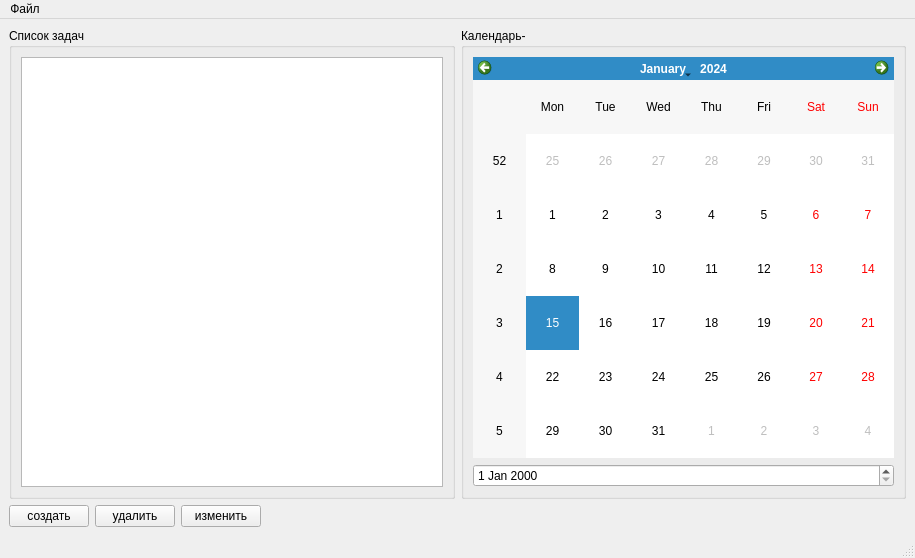
<?xml version="1.0" encoding="UTF-8"?>
<ui version="4.0">
 <class>MainWindow</class>
 <widget class="QMainWindow" name="MainWindow">
  <property name="geometry">
   <rect>
    <x>0</x>
    <y>0</y>
    <width>915</width>
    <height>558</height>
   </rect>
  </property>
  <property name="windowTitle">
   <string>Мои задачи</string>
  </property>
  <widget class="QWidget" name="centralwidget">
   <layout class="QVBoxLayout" name="verticalLayout_3">
    <item>
     <layout class="QHBoxLayout" name="horizontalLayout_2">
      <item>
       <widget class="QGroupBox" name="groupBox">
        <property name="title">
         <string>Список задач</string>
        </property>
        <layout class="QVBoxLayout" name="verticalLayout">
         <item>
          <widget class="QListWidget" name="listWidget"/>
         </item>
        </layout>
       </widget>
      </item>
      <item>
       <widget class="QGroupBox" name="groupBox_2">
        <property name="title">
         <string>Календарь-</string>
        </property>
        <layout class="QVBoxLayout" name="verticalLayout_2">
         <item>
          <widget class="QCalendarWidget" name="calendarWidget"/>
         </item>
         <item>
          <widget class="QDateEdit" name="dateEdit"/>
         </item>
        </layout>
       </widget>
      </item>
     </layout>
    </item>
    <item>
     <layout class="QHBoxLayout" name="horizontalLayout">
      <item>
       <widget class="QPushButton" name="pushButton">
        <property name="text">
         <string>создать</string>
        </property>
       </widget>
      </item>
      <item>
       <widget class="QPushButton" name="pushButton_3">
        <property name="text">
         <string>удалить</string>
        </property>
       </widget>
      </item>
      <item>
       <widget class="QPushButton" name="pushButton_2">
        <property name="text">
         <string>изменить</string>
        </property>
       </widget>
      </item>
      <item>
       <spacer name="horizontalSpacer">
        <property name="orientation">
         <enum>Qt::Horizontal</enum>
        </property>
        <property name="sizeHint" stdset="0">
         <size>
          <width>40</width>
          <height>20</height>
         </size>
        </property>
       </spacer>
      </item>
     </layout>
    </item>
   </layout>
  </widget>
  <widget class="QMenuBar" name="menubar">
   <property name="geometry">
    <rect>
     <x>0</x>
     <y>0</y>
     <width>915</width>
     <height>21</height>
    </rect>
   </property>
   <widget class="QMenu" name="menu">
    <property name="title">
     <string>Файл</string>
    </property>
    <addaction name="action"/>
    <addaction name="action_2"/>
    <addaction name="action_3"/>
    <addaction name="separator"/>
    <addaction name="action_5"/>
   </widget>
   <addaction name="menu"/>
  </widget>
  <widget class="QStatusBar" name="statusbar"/>
  <action name="action">
   <property name="text">
    <string>Создать</string>
   </property>
  </action>
  <action name="action_2">
   <property name="text">
    <string>Удалить</string>
   </property>
  </action>
  <action name="action_3">
   <property name="text">
    <string>Изменить</string>
   </property>
  </action>
  <action name="action_5">
   <property name="text">
    <string>Выход</string>
   </property>
  </action>
 </widget>
 <resources/>
 <connections/>
</ui>
